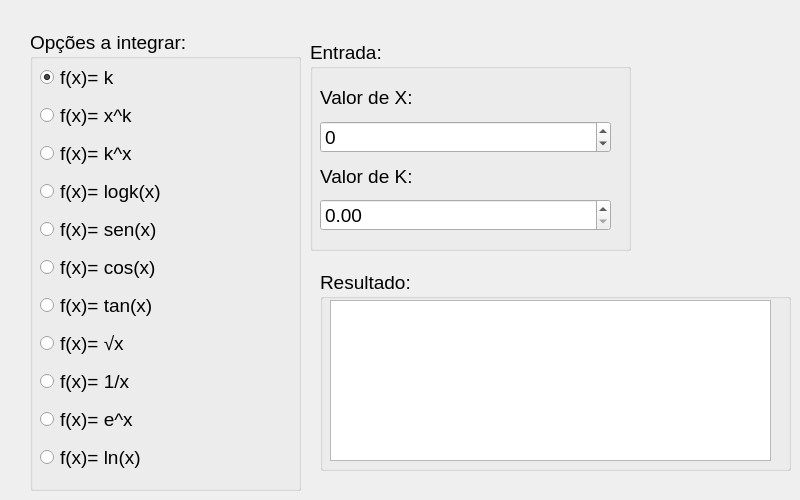
   <widget class="QWidget" name="tabIntegral">
    <attribute name="title">
     <string>Integral</string>
    </attribute>
    <widget class="QGroupBox" name="groupBox_13">
     <property name="geometry">
      <rect>
       <x>30</x>
       <y>30</y>
       <width>271</width>
       <height>461</height>
      </rect>
     </property>
     <property name="font">
      <font>
       <pointsize>14</pointsize>
      </font>
     </property>
     <property name="title">
      <string>Opções a integrar:</string>
     </property>
     <widget class="QWidget" name="verticalLayoutWidget_18">
      <property name="geometry">
       <rect>
        <x>10</x>
        <y>30</y>
        <width>241</width>
        <height>424</height>
       </rect>
      </property>
      <layout class="QVBoxLayout" name="verticalLayout_18">
       <item>
        <widget class="QRadioButton" name="RBintegral1">
         <property name="text">
          <string>f(x)= k</string>
         </property>
         <property name="checked">
          <bool>true</bool>
         </property>
        </widget>
       </item>
       <item>
        <widget class="QRadioButton" name="RBintegral2">
         <property name="text">
          <string>f(x)= x^k</string>
         </property>
        </widget>
       </item>
       <item>
        <widget class="QRadioButton" name="RBintegral3">
         <property name="text">
          <string>f(x)= k^x</string>
         </property>
        </widget>
       </item>
       <item>
        <widget class="QRadioButton" name="RBintegral4">
         <property name="text">
          <string>f(x)= logk(x)</string>
         </property>
        </widget>
       </item>
       <item>
        <widget class="QRadioButton" name="RBintegral5">
         <property name="text">
          <string>f(x)= sen(x)</string>
         </property>
        </widget>
       </item>
       <item>
        <widget class="QRadioButton" name="RBintegral6">
         <property name="text">
          <string>f(x)= cos(x)</string>
         </property>
        </widget>
       </item>
       <item>
        <widget class="QRadioButton" name="RBintegral7">
         <property name="text">
          <string>f(x)= tan(x)</string>
         </property>
        </widget>
       </item>
       <item>
        <widget class="QRadioButton" name="RBintegral8">
         <property name="text">
          <string>f(x)= √x</string>
         </property>
        </widget>
       </item>
       <item>
        <widget class="QRadioButton" name="RBintegral9">
         <property name="text">
          <string>f(x)= 1/x</string>
         </property>
        </widget>
       </item>
       <item>
        <widget class="QRadioButton" name="RBintegral10">
         <property name="text">
          <string>f(x)= e^x</string>
         </property>
        </widget>
       </item>
       <item>
        <widget class="QRadioButton" name="RBintegral11">
         <property name="text">
          <string>f(x)= ln(x)</string>
         </property>
        </widget>
       </item>
      </layout>
     </widget>
    </widget>
    <widget class="QGroupBox" name="groupBox_14">
     <property name="geometry">
      <rect>
       <x>320</x>
       <y>270</y>
       <width>471</width>
       <height>201</height>
      </rect>
     </property>
     <property name="font">
      <font>
       <pointsize>14</pointsize>
      </font>
     </property>
     <property name="title">
      <string>Resultado:</string>
     </property>
     <widget class="QTextBrowser" name="ResultadoIntegral">
      <property name="geometry">
       <rect>
        <x>10</x>
        <y>30</y>
        <width>441</width>
        <height>161</height>
       </rect>
      </property>
     </widget>
    </widget>
    <widget class="QGroupBox" name="groupBox_15">
     <property name="geometry">
      <rect>
       <x>310</x>
       <y>40</y>
       <width>321</width>
       <height>211</height>
      </rect>
     </property>
     <property name="font">
      <font>
       <pointsize>14</pointsize>
      </font>
     </property>
     <property name="title">
      <string>Entrada:</string>
     </property>
     <widget class="QWidget" name="verticalLayoutWidget_19">
      <property name="geometry">
       <rect>
        <x>10</x>
        <y>40</y>
        <width>291</width>
        <height>151</height>
       </rect>
      </property>
      <layout class="QVBoxLayout" name="verticalLayout_19">
       <item>
        <widget class="QLabel" name="label_18">
         <property name="text">
          <string>Valor de X:</string>
         </property>
        </widget>
       </item>
       <item>
        <widget class="QSpinBox" name="XIntegral">
         <property name="minimum">
          <number>-99999999</number>
         </property>
         <property name="maximum">
          <number>99999999</number>
         </property>
        </widget>
       </item>
       <item>
        <widget class="QLabel" name="label_19">
         <property name="text">
          <string>Valor de K:</string>
         </property>
        </widget>
       </item>
       <item>
        <widget class="QDoubleSpinBox" name="KIntegral"/>
       </item>
      </layout>
     </widget>
    </widget>
   </widget>
